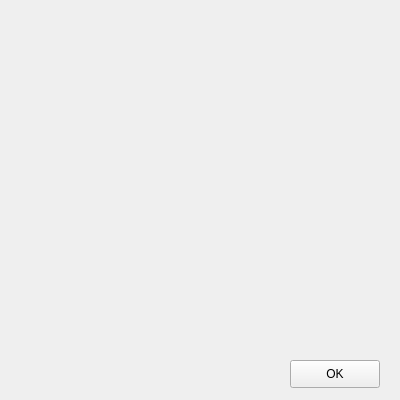
<?xml version="1.0" encoding="UTF-8"?>
<ui version="4.0">
 <class>MainWindow</class>
 <widget class="QMainWindow" name="MainWindow">
  <property name="geometry">
   <rect>
    <x>0</x>
    <y>0</y>
    <width>400</width>
    <height>400</height>
   </rect>
  </property>
  <property name="windowTitle">
   <string>Server-Suite</string>
  </property>
  <widget class="QWidget" name="centralwidget">
   <widget class="QPushButton" name="pushButton">
    <property name="geometry">
     <rect>
      <x>290</x>
      <y>360</y>
      <width>90</width>
      <height>28</height>
     </rect>
    </property>
    <property name="text">
     <string>OK</string>
    </property>
   </widget>
  </widget>
 </widget>
 <resources/>
 <connections/>
</ui>
